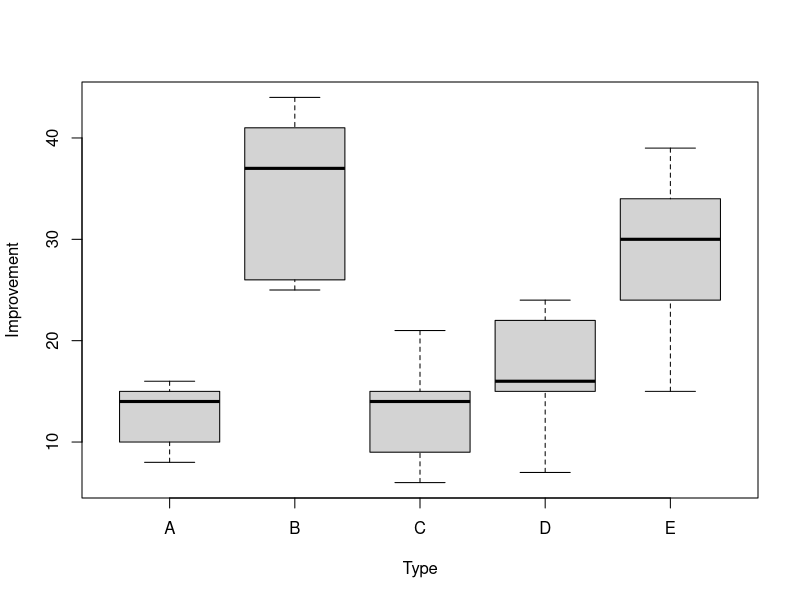

Reproduce this figure in R.
## ---- chunk 1
require(knitr)
require(reshape2)
require(car)                           # for leveneTest
## ---- chunk 2
orchard <- read.csv("./orchard.csv")
kable(orchard)
## ---- chunk 3
anova(aov(Yield ~ Group, data = orchard))
## ---- chunk 4
nasal <- read.csv("./nasal_sprays.csv")
kable(nasal)
## ---- chunk 5
anova(aov(Improvement ~ Type, data = nasal))
## ---- chunk 6
boxplot(Improvement ~ Type, nasal)
leveneTest(Improvement ~ Type, nasal)
